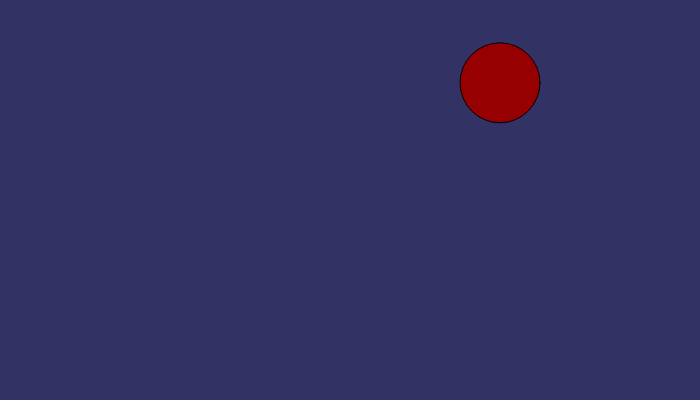
Frame 1 (no input)
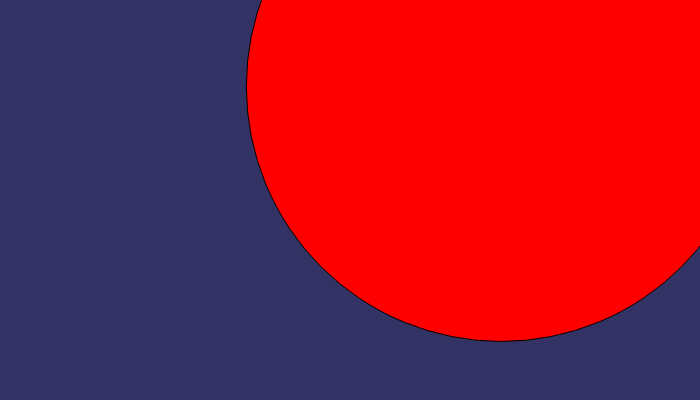
Frame 60 (no input)
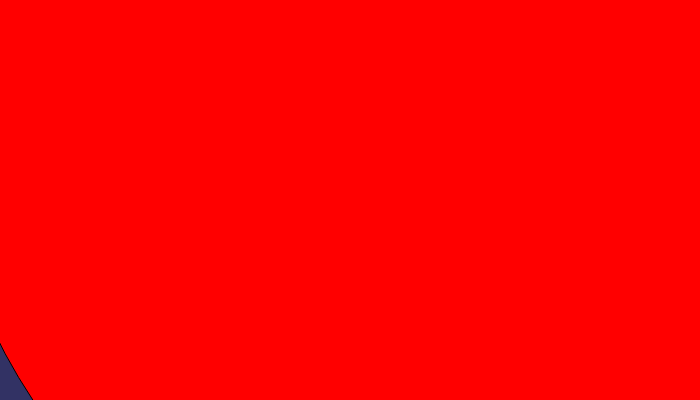
Frame 120 (the mouse pressed at the canvas centre since frame 60)

The p5.js sketch that drew these frames (run headless with seeded random() and noise() and a simulated clock; from frame 60 on, the mouse is pressed at the canvas centre):

// p5.js sketch
// ── sketch.js
var bubble; 
var rectangle; 
var a;
var b;
var c; 

function setup() {
  createCanvas(700, 400);
  bubble = movement();
  a = 150;
  b = 10;
  c = 0;
  s = random(0,700);
  t = random(0,400);
}

function draw() {
  	background(50, 50, 100);
  	//movement();
  	bubblevisual();
  	backandforth();
  	mousePressed();
  	//diameterOfNone();
}

function movement() {
  x = random(width);
  y = random(height);
  diameter = random(20, 100);
  speed = 1;
}

function backandforth() {
	x += random(-speed, speed);
    y += random(-speed, speed);
}

function bubblevisual() {
	fill(a,0,0);
    ellipse(x, y, diameter, diameter);

}

function mousePressed(){
	push();
	a = a + 50;
	diameter =  diameter - 10;
	pop();
	if (diameter < 0){
		random(0,700);
	}
}
/*
function diameterOfNone(){
	if (diameter <  0){
		ellipse(s,t,2,2);
		ellipse(s,t,2,2);
		ellipse(s,t,2,2);
		ellipse(s,t,2,2);
		ellipse(s,t,2,2);
	}
}

*/
